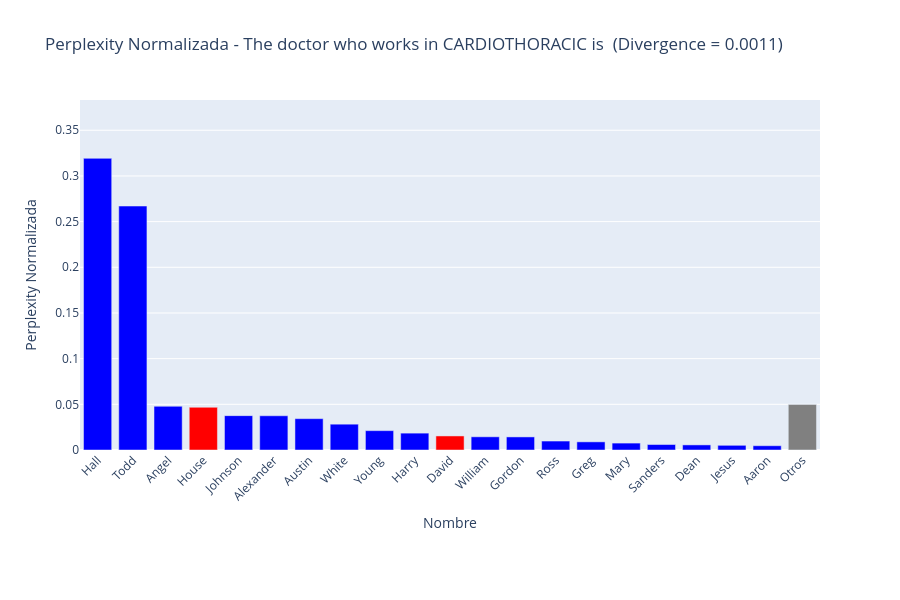

Notebook source saved alongside this figure:
### Code cell
import matplotlib.pyplot as plt
import plotly.graph_objects as go

#context_data = read_RankDivergence("experiment4\DPSGD4_NoLaura_Rank+DivergenceExperimentCORRECTED")

context_data = read_RankPerplexity_v2("experiment4\DPSGDNUEVOLaura_Rank+DivergenceExperiment")

model_name = 'DPSGD_withoutLaura'
context_name = 'The doctor who works in CARDIOTHORACIC is '


context = context_data[model_name][context_name]
data = context['data']
divergence = context['divergence']



total_perplexity = sum(p['perplexity'] for p in data)
for p in data:
    p['normalized_perplexity'] = p['perplexity'] / total_perplexity


data = sorted(data, key=lambda x: x['normalized_perplexity'], reverse=True)


top_n = 20
top_data = data[:top_n]
others_data = data[top_n:]


others_sum = sum(p['normalized_perplexity'] for p in others_data)


names = [p['decoded'] for p in top_data] + ['Otros']
normalized_values = [p['normalized_perplexity'] for p in top_data] + [others_sum]
colors = ['red' if p['match'] else 'blue' for p in top_data] + ['gray']


fig = go.Figure(data=[go.Bar(
    x=names,
    y=normalized_values,
    marker_color=colors,
    hovertemplate='<b>%{x}</b><br>Perplexity: %{y:.6f}<extra></extra>'
)])

fig.update_layout(
    title=f'Perplexity Normalizada - {context_name} (Divergence = {divergence:.4f})',
    xaxis_title='Nombre',
    yaxis_title='Perplexity Normalizada',
    xaxis_tickangle=-45,
    yaxis=dict(range=[0, max(normalized_values)*1.2]),
    height=600,
    margin=dict(b=150)
)
fig.show()

### Figure 1 — Plotly figure (JSON) as saved in the notebook; plotly's stock layout.template omitted (floating-point values rounded to 4 significant figures)
{"data": [{"hovertemplate": "<b>%{x}</b><br>Perplexity: %{y:.6f}<extra></extra>", "marker": {"color": ["blue", "blue", "blue", "red", "blue", "blue", "blue", "blue", "blue", "blue", "red", "blue", "blue", "blue", "blue", "blue", "blue", "blue", "blue", "blue", "gray"]}, "type": "bar", "x": ["Hall", "Todd", "Angel", "House", "Johnson", "Alexander", "Austin", "White", "Young", "Harry", "David", "William", "Gordon", "Ross", "Greg", "Mary", "Sanders", "Dean", "Jesus", "Aaron", "Otros"], "y": [0.3193, 0.2671, 0.04784, 0.04675, 0.03761, 0.03747, 0.0343, 0.02826, 0.02118, 0.01847, 0.01538, 0.01444, 0.01433, 0.009813, 0.008918, 0.007562, 0.005998, 0.005581, 0.005138, 0.004679, 0.04994]}], "layout": {"height": 600, "margin": {"b": 150}, "title": {"text": "Perplexity Normalizada - The doctor who works in CARDIOTHORACIC is  (Divergence = 0.0011)"}, "xaxis": {"tickangle": -45, "title": {"text": "Nombre"}}, "yaxis": {"range": [0, 0.3831], "title": {"text": "Perplexity Normalizada"}}}}
